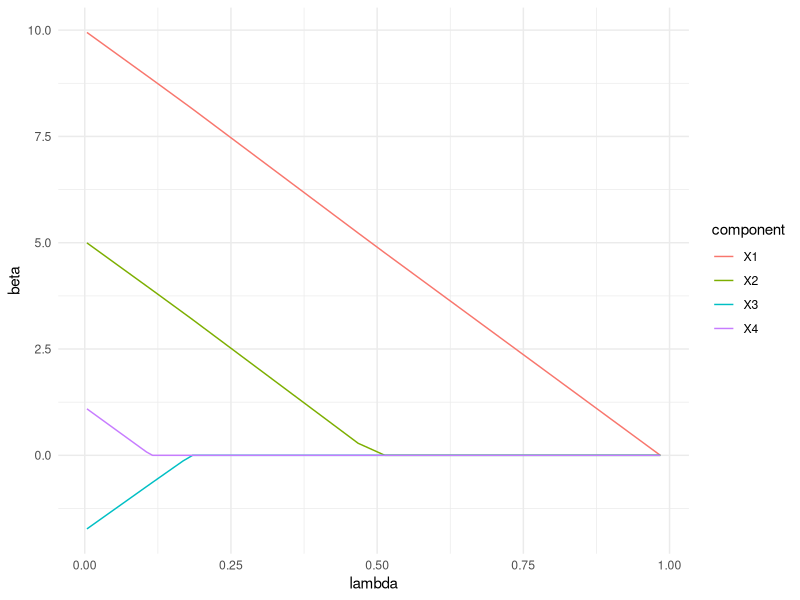
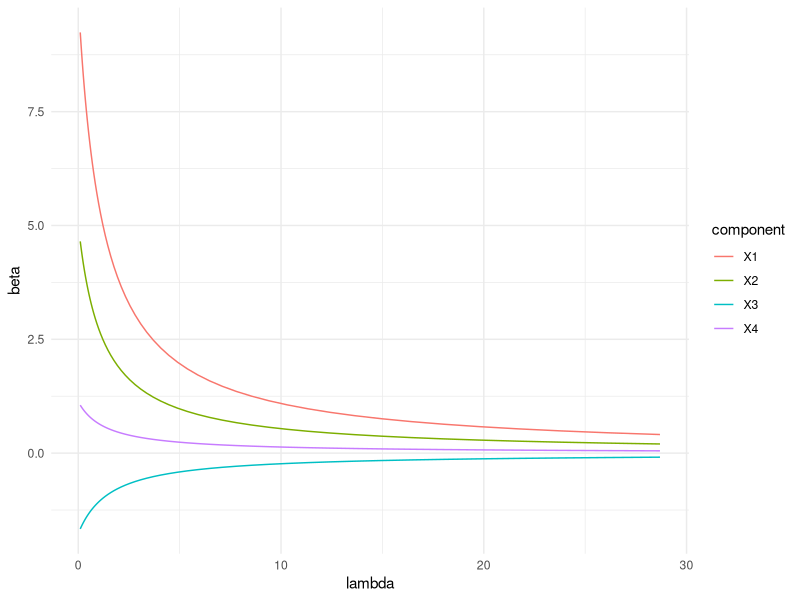

These figures' R source, in order:
## ---- chunk 1
library(readr)
library(dplyr)
library(glmnet)
library(ggplot2)
theme_set(theme_minimal())
## ---- chunk 2
X <- svd(matrix(rnorm(100 * 4), ncol = 4))$u
## ---- chunk 3
b <- c(10, 5, -3, 1)
y <- X %*% b + rnorm(100, sd=0.5)
t(X) %*% y # this is close, but not exactly the numbers given in the lab because of the noise term
## ---- chunk 4
model <- glmnet(X, y)
## ---- chunk 5
df <- tibble(beta = as.numeric(model$beta),
             lambda = rep(model$lambda, each=nrow(model$beta)),
             component = rep(sprintf("X%d", seq_len(4)), ncol(model$beta)))

ggplot(df, aes(lambda, beta)) + geom_line(aes(color = component))
## ---- chunk 6
model <- glmnet(X, y, alpha=0)
## ---- chunk 7
df <- tibble(beta = as.numeric(model$beta),
             lambda = rep(model$lambda, each=nrow(model$beta)),
             component = rep(sprintf("X%d", seq_len(4)), ncol(model$beta)))

df <- filter(df, lambda < 30) # adjust this to make the plot easier to view by
                              # restricting the scale of the x-axis
ggplot(df, aes(lambda, beta)) + geom_line(aes(color = component))
